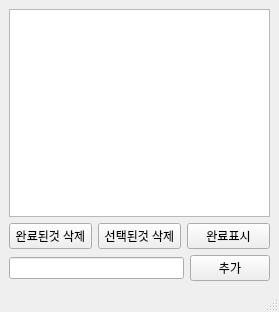
<?xml version="1.0" encoding="UTF-8"?>
<ui version="4.0">
 <class>MainWindow</class>
 <widget class="QMainWindow" name="MainWindow">
  <property name="geometry">
   <rect>
    <x>0</x>
    <y>0</y>
    <width>279</width>
    <height>312</height>
   </rect>
  </property>
  <property name="windowTitle">
   <string>MainWindow</string>
  </property>
  <widget class="QWidget" name="centralwidget">
   <layout class="QVBoxLayout" name="verticalLayout">
    <item>
     <widget class="QListView" name="lstTodo">
      <property name="selectionMode">
       <enum>QAbstractItemView::SingleSelection</enum>
      </property>
     </widget>
    </item>
    <item>
     <layout class="QHBoxLayout" name="horizontalLayout">
      <item>
       <widget class="QPushButton" name="btnDelComplet">
        <property name="text">
         <string>완료된것 삭제</string>
        </property>
       </widget>
      </item>
      <item>
       <widget class="QPushButton" name="btnDelete">
        <property name="text">
         <string>선택된것 삭제</string>
        </property>
       </widget>
      </item>
      <item>
       <widget class="QPushButton" name="btnComplete">
        <property name="text">
         <string>완료표시</string>
        </property>
       </widget>
      </item>
     </layout>
    </item>
    <item>
     <layout class="QHBoxLayout" name="horizontalLayout_2">
      <item>
       <widget class="QLineEdit" name="lineEdit">
        <property name="clearButtonEnabled">
         <bool>true</bool>
        </property>
       </widget>
      </item>
      <item>
       <widget class="QPushButton" name="btnAdd">
        <property name="text">
         <string>추가</string>
        </property>
       </widget>
      </item>
     </layout>
    </item>
   </layout>
  </widget>
  <widget class="QMenuBar" name="menubar">
   <property name="geometry">
    <rect>
     <x>0</x>
     <y>0</y>
     <width>279</width>
     <height>20</height>
    </rect>
   </property>
  </widget>
  <widget class="QStatusBar" name="statusbar"/>
 </widget>
 <resources/>
 <connections/>
</ui>
